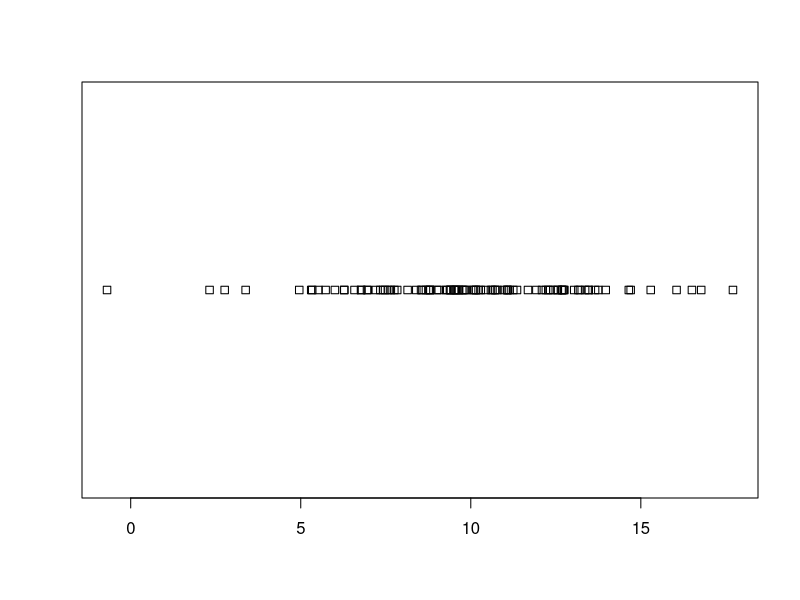
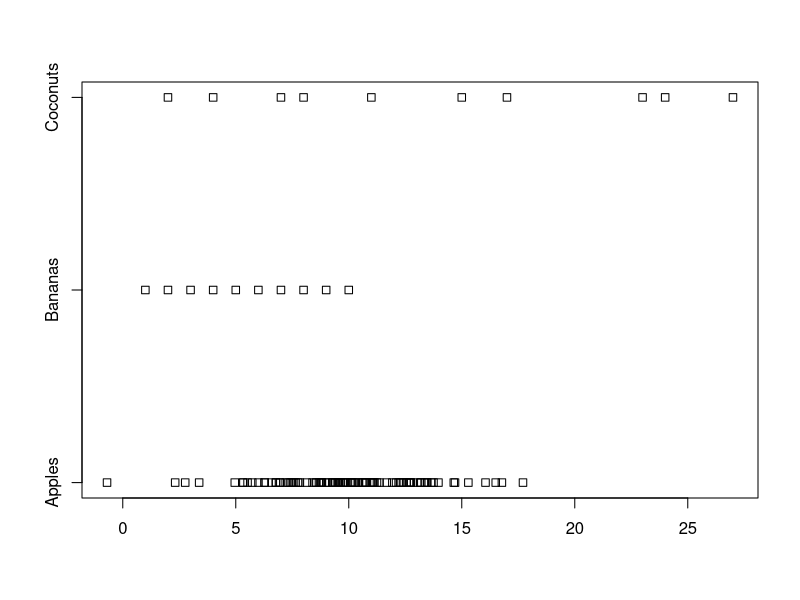
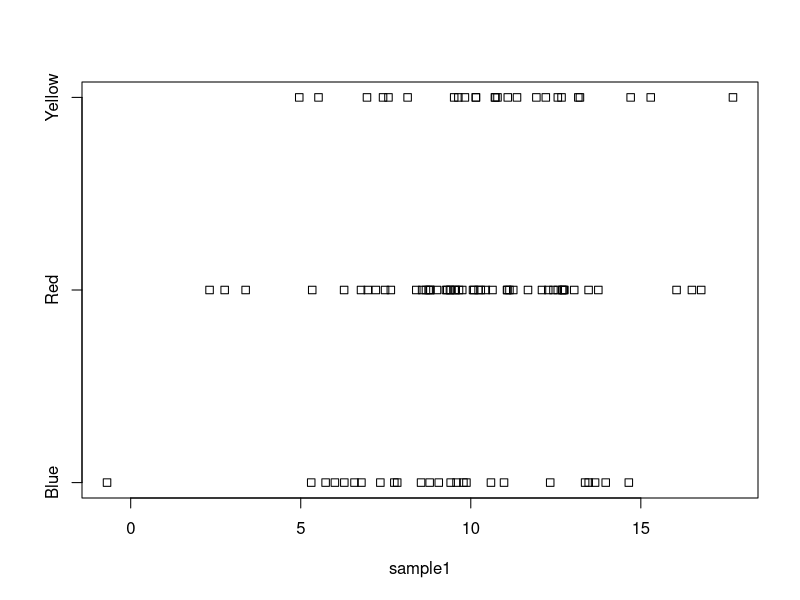
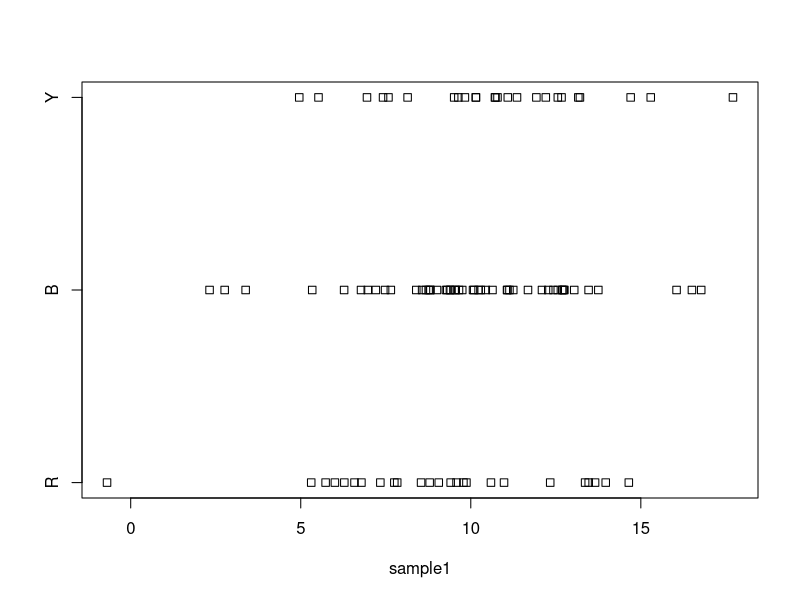
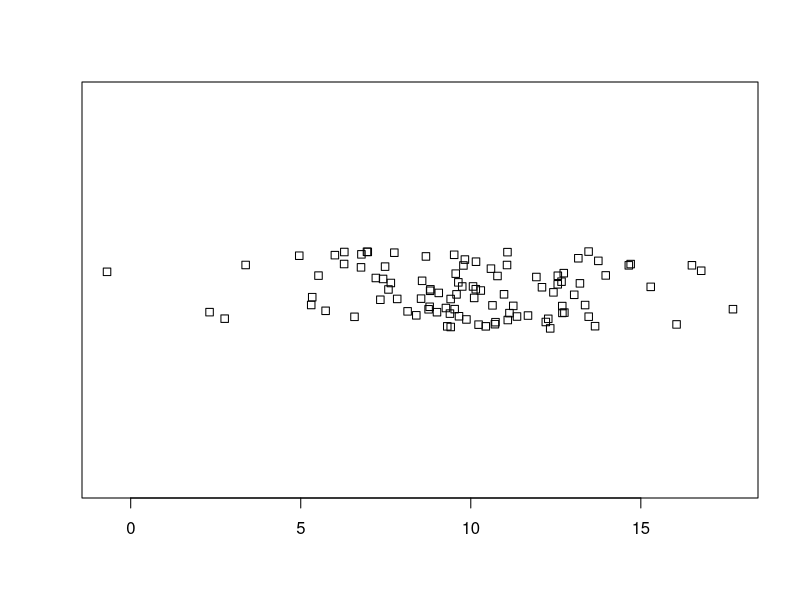
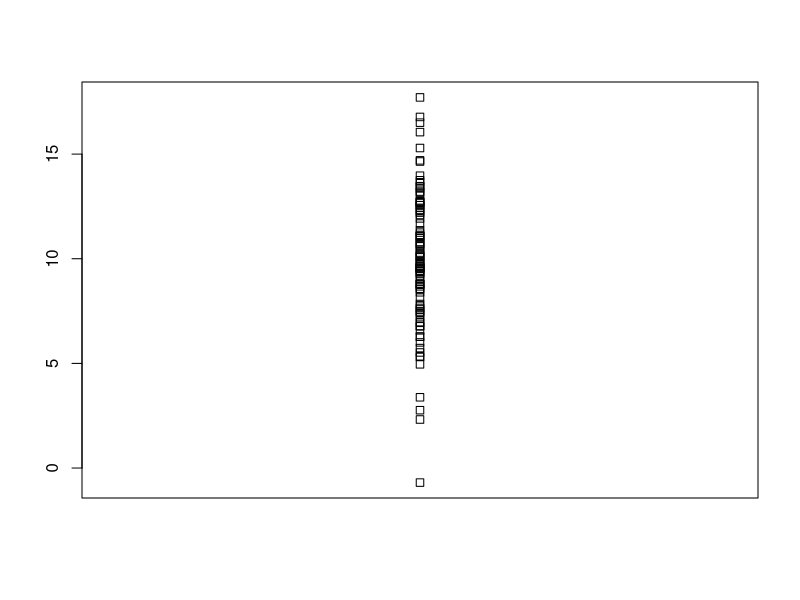

Write R code to recreate these figures, in order.
# Description: strip chart

sample1 <- rnorm(100, mean = 10, sd = 3) # creates a normal distribution (bell curve)

stripchart(sample1)

# labeled multiple strip charts
sample2 <- c(10:1)
sample3 <- sample(1:30, 10)

stripchart(list("Apples" = sample1, "Bananas" = sample2, "Coconuts" = sample3) )

# using the "~" formula
groupFactor <- factor(rep(c("Red", "Blue", "Yellow", "Red"), 25)) # set up a factor

stripchart(sample1 ~ groupFactor)
stripchart(sample1 ~ groupFactor, group.names = c("R", "B", "Y"))

# other
stripchart(sample1, method = "jitter", jitter = 1)
stripchart(sample1, vertical = TRUE)

